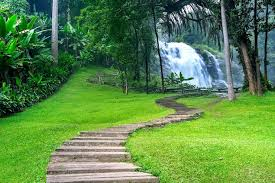
#> input picture images.jpg, 275 x 183 px
$ jupyter execute --allow-errors bordes.ipynb   (older library calls are emulated)
#> lines starting #> are read from the running program, lines starting #| are printed output that depends on the picture; after the words box and inside, x2 and y2 are one past the last pixel; in counts of white or black regions, pixels touching at a corner belong together
bordes

[cell 1]
import cv2
import numpy as np
import matplotlib.pyplot as plt
img=cv2.imread('images.jpg')
#> img is the input picture: shape (183, 275, 3); mean B, G, R 74.6, 135.5, 92.5
gray=cv2.cvtColor(img,cv2.COLOR_BGR2GRAY)
robertx=np.array([[-1,0], [0,1]])
roberty=np.array([[0,-1], [1,0]])
robx_img=cv2.filter2D(gray,-1,robertx)
roby_img=cv2.filter2D(gray,-1,roberty)
rob_grad= np.sqrt(robx_img ** 2+roby_img ** 2)
rob_grad_dir=np.arctan2(roby_img,robx_img)
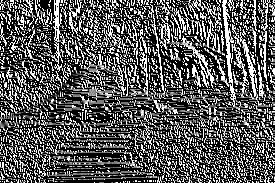
#> rob_grad_dir: shape (183, 275) float16; min 0, max 1.57, mean 0.554; drawn with min black and max white

#prewit

prewitt_x=np.array([[-1,0,1], [-1,0,1], [-1,0,1]])
prewitt_y=np.array([[-1,-1,-1], [0,0,0], [1,1,1]])
prex_img=cv2.filter2D(gray,-1,prewitt_x)
prey_img=cv2.filter2D(gray,-1,prewitt_y)
prewitt_mag=np.sqrt(prex_img ** 2+prey_img ** 2)
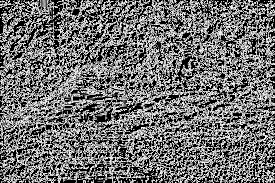
#> prewitt_mag: shape (183, 275) float16; min 0, max 15.91, mean 7.08; drawn with min black and max white
preww_dir=np.arctan2(prewitt_mag,prewitt_mag)
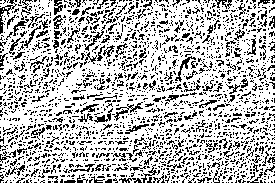
#> preww_dir: shape (183, 275) float16; values 0 (black) and 0.785 (white), 72.7% white; black in thin lines or dots


# solbel

sobel_x=np.array([[-1,0,1], [-2,0,2], [-1,0,1]])
sobel_y=np.array([[-1,-2,-1], [0,0,0], [1,2,1]])
sobelx_img=cv2.filter2D(gray,-1,sobel_x)
sobely_img=cv2.filter2D(gray,-1,sobel_y)
sobel_mag=np.sqrt(sobelx_img ** 2+sobely_img ** 2)
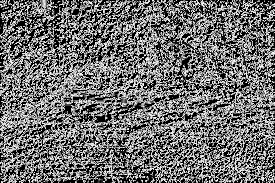
#> sobel_mag: shape (183, 275) float16; min 0, max 15.81, mean 6.95; drawn with min black and max white
sobel_dir=np.arctan2(sobely_img,sobelx_img)
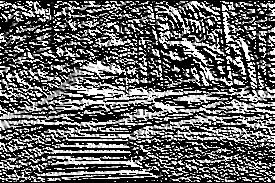
#> sobel_dir: shape (183, 275) float16; min 0, max 1.57, mean 0.62; drawn with min black and max white

cany_img=cv2.Canny(gray,100,100)
#> cany_img: shape (183, 275); 27.9% white in thin lines or dots

plt.figure(figsize=(16,10))

plt.subplot(3,4,1)
plt.imshow(gray,cmap='gray')
plt.title('gray')

plt.subplot(3,4,2)
plt.imshow(robx_img,cmap='gray')
plt.title('robx')

plt.subplot(3,4,3)
plt.imshow(roby_img,cmap='gray')
plt.title('roby')

plt.subplot(3,4,4)
plt.imshow(rob_grad,cmap='gray')
plt.title('rob_grad')

plt.subplot(3,4,5)
plt.imshow(prex_img,cmap='gray')
plt.title('prex')

plt.subplot(3,4,6)
plt.imshow(prey_img,cmap='gray')
plt.title('prey')

plt.subplot(3,4,7)
plt.imshow(prewitt_mag,cmap='gray')
plt.title('prewitt_mag')

plt.subplot(3,4,8)
plt.imshow(sobelx_img,cmap='gray')
plt.title('sobelx')

plt.subplot(3,4,9)
plt.imshow(sobely_img,cmap='gray')
plt.title('sobely')

plt.subplot(3,4,10)
plt.imshow(sobel_mag,cmap='gray')
plt.title('sobel_mag')

plt.subplot(3,4,11)
plt.imshow(cany_img,cmap='gray')
plt.title('canny')

plt.show()
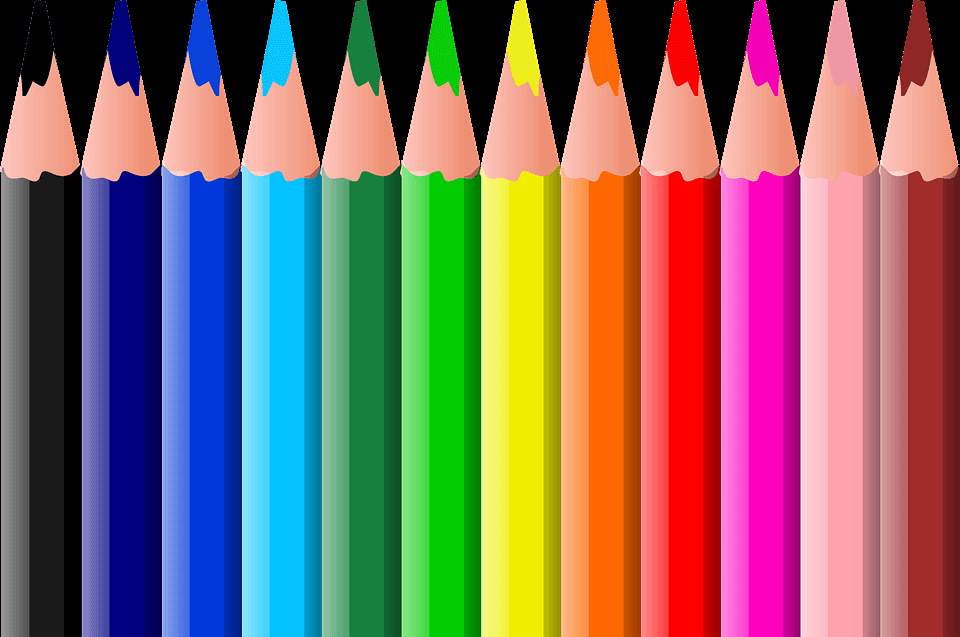
#> input picture colores.jpg, 960 x 637 px
#> further down, img is the input picture: shape (637, 960, 3); mean B, G, R 99.2, 104.2, 129.5

sobel

[cell 2]
import cv2
import numpy as np
import matplotlib.pyplot as plt

def filtro_sobel(img):
    img_gris=cv2.cvtColor(img,cv2.COLOR_BGR2GRAY)
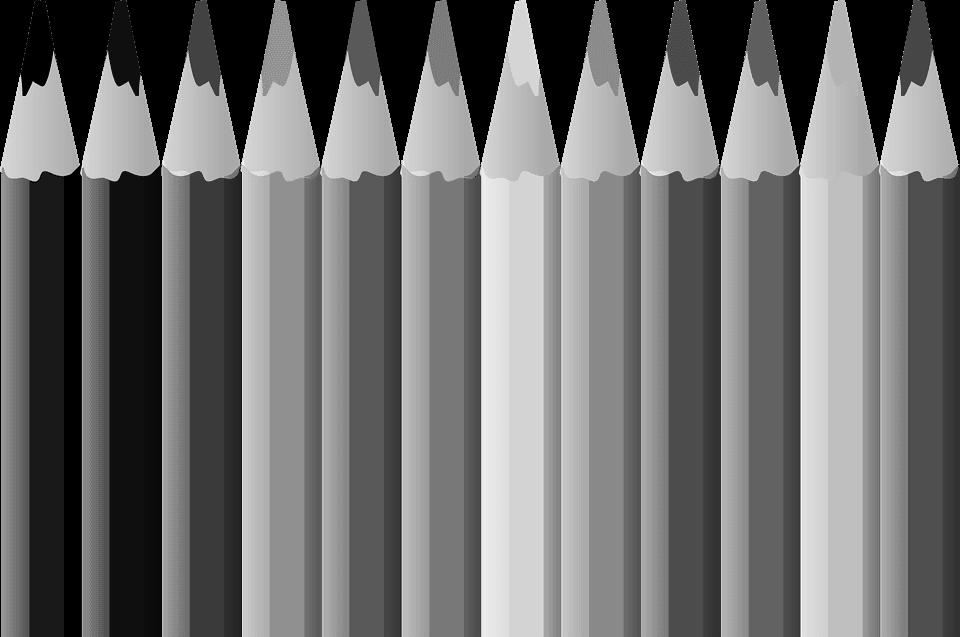
#> img_gris: shape (637, 960); min 0, max 247, mean 111.2

    g_x=cv2.Sobel(img_gris,cv2.CV_64F,1,0,ksize=3)
    g_y=cv2.Sobel(img_gris,cv2.CV_64F,0,1,ksize=3)

    mag=np.sqrt(np.square(g_x)+np.square(g_y))
    mag=cv2.normalize(mag,None,0,255,cv2.NORM_MINMAX,cv2.CV_8U)
    return mag


img=cv2.imread('colores.jpg')

resultado=filtro_sobel(img)

plt.figure(figsize=(10,5))

plt.subplot(1,2,1)
plt.imshow(cv2.cvtColor(img,cv2.COLOR_BGR2RGB))
plt.title('Original')

plt.subplot(1,2,2)
plt.imshow(resultado,cmap='gray')
plt.title('Sobel')

plt.show()

sobel mejorado

[cell 3]
import cv2
import numpy as np
import matplotlib.pyplot as plt

def filtro_sobel_mejorado(img,kernel_size,umbral):
#> called with kernel_size = 5, umbral = 40
    img_gris=cv2.cvtColor(img,cv2.COLOR_BGR2GRAY)
    #para mejorar la deteccion filro gauss
    img_gris=cv2.GaussianBlur(img_gris,(3,3),0)

    g_x=cv2.Sobel(img_gris,cv2.CV_64F,1,0,ksize=kernel_size)
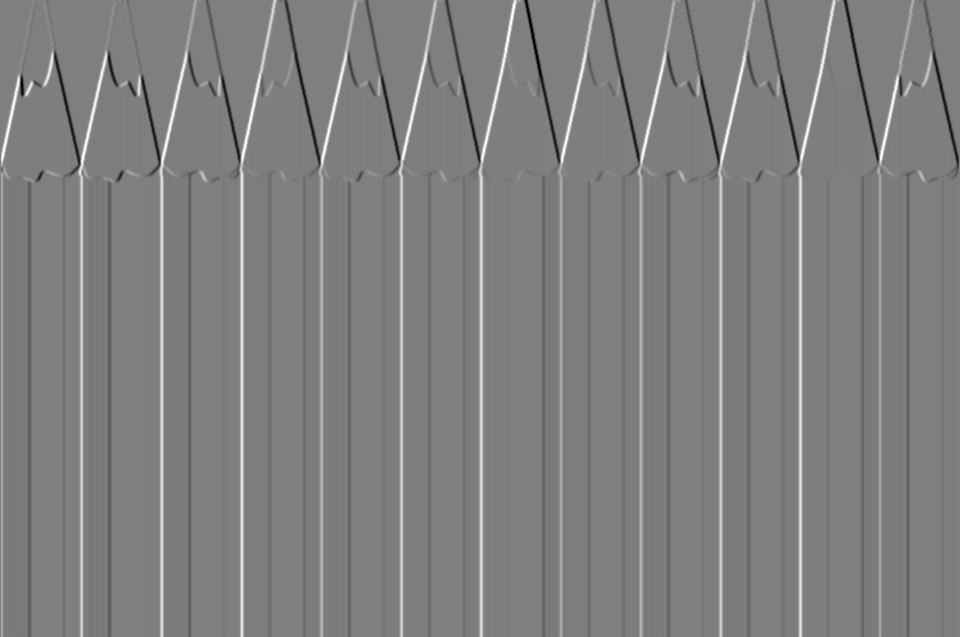
#> g_x: shape (637, 960) float64; min -8964, max 8942, mean -5.6; drawn with min black and max white
    g_y=cv2.Sobel(img_gris,cv2.CV_64F,0,1,ksize=kernel_size)

    #mag=np.sqrt(np.square(g_x)+np.square(g_y))
    mag=np.sqrt(g_x ** 2+g_y ** 2)
    mag=cv2.normalize(mag,None,0,255,cv2.NORM_MINMAX,cv2.CV_8U)
    _,bordes=cv2. threshold(mag, umbral, 255, cv2. THRESH_BINARY+cv2.THRESH_OTSU)
#> bordes: shape (637, 960); 5% white; 23 white regions (7 under 20 px), largest, box (x1, y1, x2, y2) and area: (0, 0, 277, 637) 9225, (282, 0, 438, 637) 4955, (604, 0, 779, 637) 4921
    #OPERACION MORPH UNIR BORDES ROTOS
    kernel_m=np.ones((2,2),np.uint8)
    bordes=cv2.morphologyEx(bordes,cv2.MORPH_CLOSE,kernel_m)
#> bordes: shape (637, 960); 5% white; 14 white regions (5 under 20 px), largest, box (x1, y1, x2, y2) and area: (0, 0, 278, 637) 9985, (605, 0, 839, 637) 7885, (283, 0, 439, 637) 5038
    return bordes


img=cv2.imread('colores.jpg')

resultado=filtro_sobel_mejorado(img,5,40)

plt.figure(figsize=(10,5))

plt.subplot(1,2,1)
plt.imshow(cv2.cvtColor(img,cv2.COLOR_BGR2RGB))
plt.title('Original')

plt.subplot(1,2,2)
plt.imshow(resultado,cmap='gray')
plt.title('Sobel Mejorado')

plt.show()

#> (a cell that did not finish here is left out)

Roberts

[cell 5]
import cv2
import numpy as np
import matplotlib.pyplot as plt

def filtro_roberts(img):
    img_gris=cv2.cvtColor(img,cv2.COLOR_BGR2GRAY)
    robertx=np.array([[-1,0], [0,1]],dtype=np.float32)
    roberty=np.array([[0,-1], [1,0]],dtype=np.float32)
    r_x=cv2.filter2D(img_gris,-1, robertx)
    r_y=cv2.filter2D(img_gris,-1, roberty)
    roberts=cv2.addWeighted(r_x,0.5,r_y,0.5,0)
    return roberts


img=cv2.imread('colores2.jpg')

#> (the rest of this cell did not finish here and is left out)

Robert mejorado

[cell 6]
import cv2
import numpy as np
import matplotlib.pyplot as plt

def filtro_roberts_mejorado(img):
    img_gris=cv2.cvtColor(img,cv2.COLOR_BGR2GRAY)
    suavizar=cv2.GaussianBlur(img_gris,(3,3),0)
    robertx=np.array([[2,0],[0,-2]],dtype=np.float32)
    roberty=np.array([[0,2],[-2,0]],dtype=np.float32)
    r_x=cv2.filter2D(suavizar,-1,robertx)
    r_y=cv2.filter2D(suavizar,-1,roberty)
    roberts=cv2.addWeighted(np.abs(r_x),0.7,np.abs(r_y),0.7,0)
    _,bordes=cv2.threshold(roberts,20,255,cv2. THRESH_BINARY)
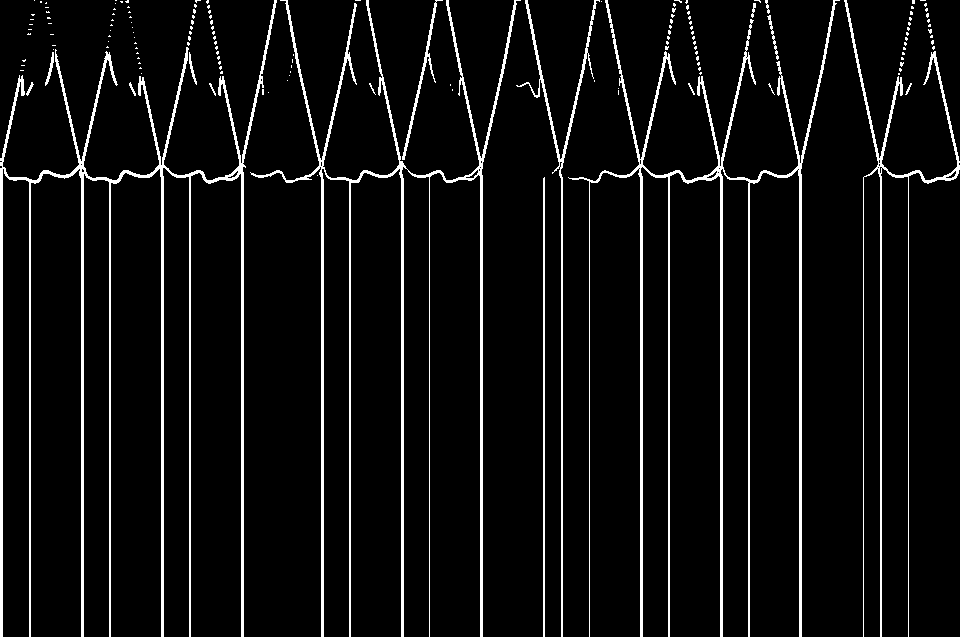
#> bordes: shape (637, 960); 6.3% white; 154 white regions (136 under 20 px), largest, box (x1, y1, x2, y2) and area: (0, 0, 277, 637) 11822, (568, 0, 840, 637) 9716, (250, 0, 521, 637) 8819
    return bordes


img=cv2.imread('colores.jpg')

resultado=filtro_roberts_mejorado(img)

plt.figure(figsize=(10,5))

plt.subplot(1,2,1)
plt.imshow(cv2.cvtColor(img,cv2.COLOR_BGR2RGB))
plt.title('Original')

plt.subplot(1,2,2)
plt.imshow(resultado,cmap='gray')
plt.title('Roberts Mejorado')

plt.show()
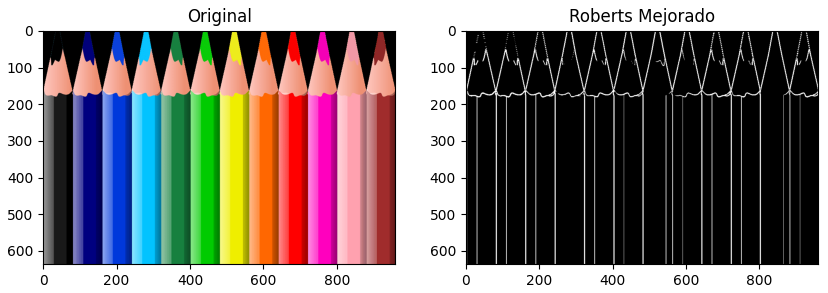
#> figure drawn by matplotlib, 2 panels
